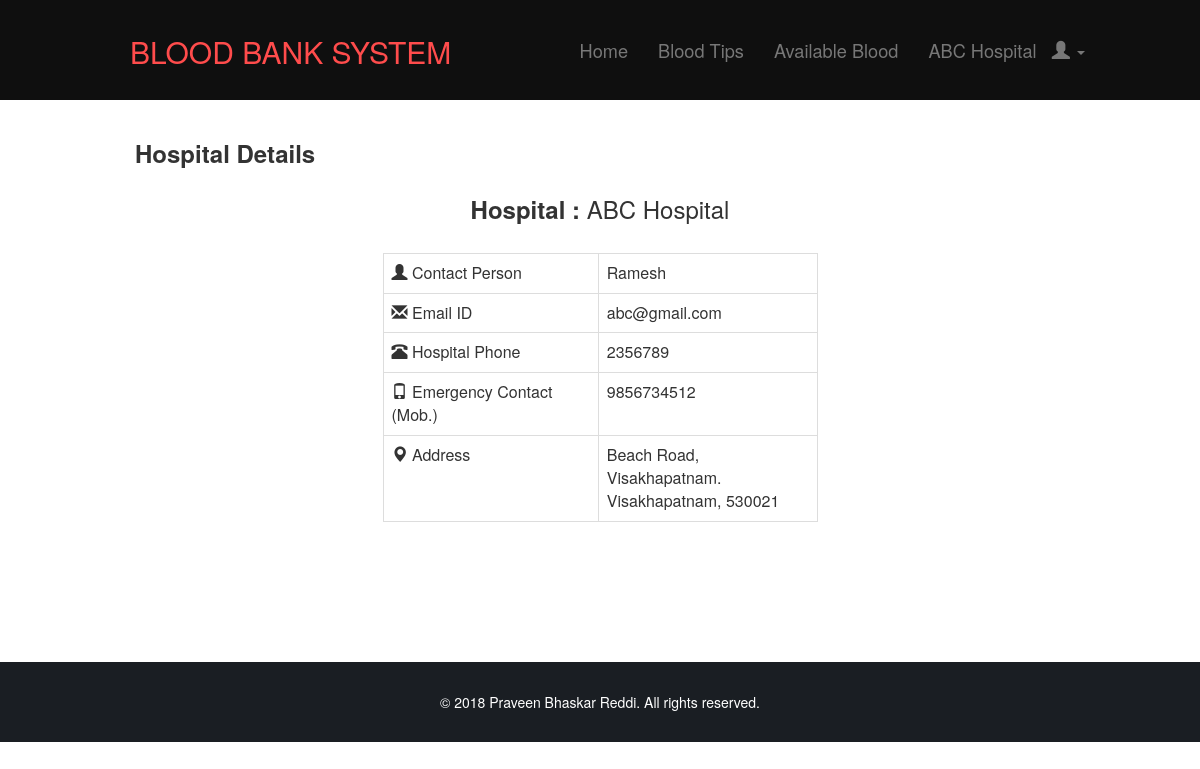
/hospital.php?hos=abc@gmail.com (signed in), run on the app's committed database.
### tables this page shows
CREATE TABLE `user_details` (
  `email` varchar(255) NOT NULL,
  `name` varchar(255) NOT NULL,
  `pass` varchar(255) NOT NULL,
  `type_id` int(5) NOT NULL
);

CREATE TABLE `hospital` (
  `hname` varchar(45) NOT NULL,
  `cname` varchar(45) NOT NULL,
  `email` varchar(45) NOT NULL,
  `phone` bigint(15) NOT NULL,
  `mob` bigint(13) NOT NULL,
  `city` varchar(45) NOT NULL,
  `pin` int(10) NOT NULL,
  `address` text NOT NULL,
  `time_stamp` datetime NOT NULL
);

### hospital.php (the view, shortened to what this page needs)
<html lang="en">
<head>
    <?php include 'meta.php'?>
</head>
<body>
    <?php
                include 'connectMysql.php';
                if(isset($_SESSION["username"]) && $_SESSION["type"]==1)
                {
                    if($_POST['blood_req'] == "grant_req")
                    {
                        date_default_timezone_set('Asia/Calcutta');
                        $d = date("y-m-d H:i:s");
                        $query = "SELECT max(sn) as snm FROM blood_request";
                        $run_sql = mysqli_query($conn,$query);
                        $rows = mysqli_fetch_array($run_sql);
                        $sn = $rows['snm'];
                        $sn = $sn + 1;
                        $eee = $_SESSION["username"];
                        $h_e = $_POST['hos_id'];
                        $b_group = $_SESSION['b_group'];
                        $query_in = "INSERT into blood_request values($sn, '$eee', '$h_e','$b_group',1,'Pending','$d')";
                        if ($conn->query($query_in) === TRUE) {
                            header("Location: availableBlood.php?message=<font color='green'>Blood Requested</font>");
                        }
                        else
                        {
                            header("Location: availableBlood.php?message=<font color='red'>Problem in Blood Request <br>$conn->error</font>");
                        }
                    }
                    else
                    {
                    $hos = $_GET['hos'];
                    include 'Receivers_Header.php';
                    $query = "SELECT * FROM hospital where email='$hos'";
                    $run_sql = mysqli_query($conn,$query);
                    $rows = mysqli_fetch_array($run_sql)
    ?>
        <div class="container" id="hp">
            <h3><b>Hospital Details</b></h3>
            <div class="col-sm-3">
            </div>
            <div class="col-sm-6">
                <center>
                    <h3><b>Hospital : </b>
                        <?php echo $rows['hname'];?>
                    </h3>
                </center><br>
                <table class="table table-bordered">
                    <tr>
                        <td><span class="glyphicon glyphicon-user"></span> Contact Person</td>
                        <td>
                            <?php echo $rows['cname']; ?>
                        </td>
                    </tr>
                    <tr>
                        <td><span class="glyphicon glyphicon-envelope"></span> Email ID</td>
                        <td>
                            <?php echo $rows['email']; ?>
                        </td>
                    </tr>
                    <tr>
                        <td><span class="glyphicon glyphicon-phone-alt"></span> Hospital Phone</td>
                        <td>
                            <?php echo $rows['phone']; ?>
                        </td>
                    </tr>
                    <tr>
                        <td><span class="glyphicon glyphicon-phone"></span> Emergency Contact (Mob.)</td>
                        <td>
                            <?php echo $rows['mob']; ?>
                        </td>
                    </tr>
                    <tr>
                        <td><span class="glyphicon glyphicon-map-marker"></span> Address</td>
                        <td>
                            <?php echo $rows['address']; echo "<br>"; echo $rows['city']; echo ", "; echo $rows['pin']; ?></td>
                    </tr>
                </table>
            </div>
            <div class="col-sm-3">
            </div>
        </div>
        <?php
                }
                }
                else{
                        header("Location: loginAgain.php");
                }
    ?>
            <?php include 'footer.php';?>
</body>
</html>

### Receivers_Header.php (shortened to what this page needs)
<?php
    include 'connectMysql.php';
    if(isset($_SESSION["username"]) && $_SESSION["type"]==1)
    {
        $eee = $_SESSION["username"];
        $query = "SELECT name FROM user_details where email='$eee'";
        $run_sql = mysqli_query($conn,$query);
        $rows = mysqli_fetch_array($run_sql);
        $name = $rows['name'];
    }
?>
    <nav class="navbar navbar-default navbar-fixed-top">
        <div class="container-fluid">
            <div class="navbar-header">
                <a class="navbar-brand" href="index.php">
                    <a class="navbar-brand" href="#"><h2>Blood Bank System</h2></a>
                </a>
            </div>
            <div class="collapse navbar-collapse" id="myNavbar">
                <ul class="nav navbar-nav navbar-right">
                    <li><a href="Receivers_home.php">Home</a></li>
                    <li><a href="#">Blood Tips</a></li>
                    <li><a href="availableBlood.php">Available Blood</a></li>
                    <li class="dropdown">
                        <a class="dropdown-toggle" data-toggle="dropdown" href="#">
                            <?php
                                echo $name;
                                echo " &nbsp; <span class='glyphicon glyphicon-user'></span>";
                                ?>
                        <span class="caret"></span>
                    </a>
                    </li>
                </ul>
            </div>
        </div>
    </nav>

### css/myStyle.css (style rules this page uses)
.navbar { //background-color: #fff; //border-color: transparent; height: 100px; }
.navbar .container-fluid { background: #0f0f0f; padding-right: 115px; padding-left: 115px; height: 100px; }
.navbar-collapse { padding-top: 25px; }
.navbar-nav>li { font-size: 130%; }
.navbar-brand>h2 { text-transform: uppercase; color: #ff4c4c; }
#hp { padding: 120px; }
.container { padding :20px; }

### data on the page
user_details: name "ABC Hospital"
hospital: hname "ABC Hospital", cname "Ramesh", email "abc@gmail.com", phone "2356789", mob "9856734512", address "Beach Road, Visakhapatnam.", city "Visakhapatnam", pin "530021"
